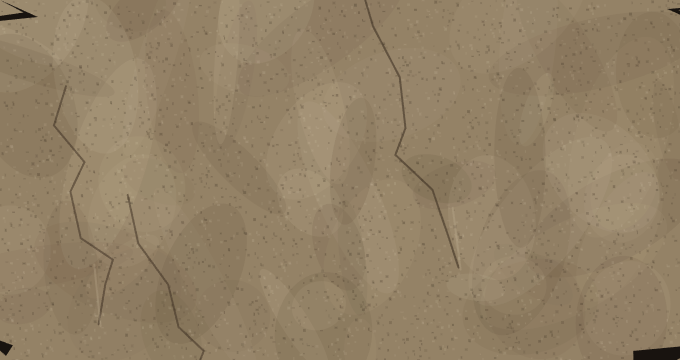
#> input picture assets/Guild Board Header & Footer Design/handoff/assets/plaque.png, 680 x 360 px
$ python -i theme_bands.py   (imports and definitions only)
#> lines starting #> are read from the running program, lines starting #| are printed output that depends on the picture
"""Skill Issues custom header/footer bands — drop-in for wow-guild-board.

Replicates the approved HTML designs (2a "War Room" header, 2b "Roast &
Recruit / Graveyard Memorial" footer) in Pillow so the weekly GitHub Action
renders them with LIVE data: wipes, deaths, pulls, and repair-bill estimate
come from this week's stats instead of frozen numbers.

Install: copy this file to guild_board/theme_bands.py and the three PNGs to
assets/ (see README.md in this handoff for the 6-line board_image.py patch).
"""

import logging
from pathlib import Path

from PIL import Image, ImageDraw, ImageFont

logger = logging.getLogger(__name__)

HEADER_BAND_H = 380          # art band; the info strip below is drawn by board_image
FOOTER_BAND_H = 624          # 572 art + 52 MOTD strip

ASSET_DIR = Path("assets")

# palette (matches board_image.py)
BG = (17, 18, 23)
PANEL = (18, 19, 25)
PANEL_BORDER = (58, 52, 39)
ACCENT = (230, 180, 70)
TEXT = (235, 236, 240)
MUTED = (150, 154, 164)
FAINT = (95, 99, 110)
RED = (229, 72, 77)
GREEN = (76, 220, 86)
EPIC = (163, 53, 238)
LEGENDARY = (255, 128, 0)
UNCOMMON = (30, 255, 0)
GOLD_TEXT = (255, 209, 0)

_FONT_CANDIDATES = {
    False: [
        "assets/fonts/Cinzel-Regular.ttf",
        "/usr/share/fonts/truetype/dejavu/DejaVuSans.ttf",
        "C:/Windows/Fonts/segoeui.ttf",
        "/System/Library/Fonts/Helvetica.ttc",
    ],
    True: [
        "assets/fonts/Cinzel-Bold.ttf",
        "/usr/share/fonts/truetype/dejavu/DejaVuSans-Bold.ttf",
        "C:/Windows/Fonts/segoeuib.ttf",
        "/System/Library/Fonts/Helvetica.ttc",
    ],
}
_font_cache = {}


def _font(size, bold=False, display=False):
    """display=True prefers the Cinzel file if present (drop one into
    assets/fonts/ for the carved-stone look); everything falls back to the
    same system fonts board_image uses."""
    key = (size, bold, display)
    if key in _font_cache:
        return _font_cache[key]
    candidates = list(_FONT_CANDIDATES[bold])
    if not display:
        candidates = [c for c in candidates if "Cinzel" not in c]
    for path in candidates:
        try:
            _font_cache[key] = ImageFont.truetype(path, size)
            return _font_cache[key]
        except Exception:
            continue
    _font_cache[key] = ImageFont.load_default()
    return _font_cache[key]


def _load(path):
    try:
        return Image.open(path).convert("RGB")
    except Exception as exc:
        logger.info("Band asset %s not usable (%s)", path, exc)
        return None


def _center(draw, cx, y, text, font, fill):
    w = draw.textlength(text, font=font)
    draw.text((cx - w / 2, y), text, font=font, fill=fill)


def _carved(draw, cx, y, text, font):
    """Chiseled-into-stone lettering: light below, shadow above, dark face."""
    w = draw.textlength(text, font=font)
    x = cx - w / 2
    draw.text((x, y + 3), text, font=font, fill=(208, 192, 160))
    draw.text((x, y - 2), text, font=font, fill=(30, 24, 18))
    draw.text((x, y), text, font=font, fill=(67, 53, 42))


def _fmt_g(n):
    return f"{n:,}"


def _glow(img, cx, cy, rx, ry, color, alpha, steps=12):
    """Soft radial glow via stacked translucent ellipses."""
    overlay = Image.new("RGBA", img.size, (0, 0, 0, 0))
    d = ImageDraw.Draw(overlay)
    for i in range(steps, 0, -1):
        f = i / steps
        a = int(alpha * (1 - f) ** 2)
        d.ellipse([cx - rx * f, cy - ry * f, cx + rx * f, cy + ry * f],
                  fill=color + (a,))
    img.paste(Image.alpha_composite(img.convert("RGBA"), overlay).convert("RGB"), (0, 0))


# [7 lines left out: function _flame, not called in this run]


def _fetch_icon(name, size):
    """Wowhead CDN icon with disk cache; fails open to None (slot stays empty)."""
    try:
        import requests
        cache = Path(".icon_cache")
        cache.mkdir(exist_ok=True)
        p = cache / f"{name}.jpg"
        if not p.exists():
            r = requests.get(f"https://wow.zamimg.com/images/wow/icons/large/{name}.jpg", timeout=10)
            if r.status_code == 200 and r.content:
                p.write_bytes(r.content)
        if p.exists():
            return Image.open(p).convert("RGB").resize((size, size), Image.LANCZOS)
    except Exception as exc:
        logger.debug("icon %s unavailable: %s", name, exc)
    return None


# ---------------------------------------------------------------- header ----

def draw_header_band(img, stats=None):
    W = img.width
    draw = ImageDraw.Draw(img)
    wall = _load(ASSET_DIR / "wall_header.png")
    if wall:
        img.paste(wall.resize((W, HEADER_BAND_H), Image.LANCZOS), (0, 0))
    else:
        draw.rectangle([0, 0, W, HEADER_BAND_H], fill=(38, 30, 23))
    _glow(img, W // 2, HEADER_BAND_H + 60, int(W * 0.32), 220, (224, 122, 40), 70)

    kills = (stats or {}).get("kills", 0)
    pulls = (stats or {}).get("pulls", 0)
    deaths = sum(((stats or {}).get("deaths") or {}).values())
    wipes = max(pulls - kills, 0)
    repair = deaths * 57 + pulls * 23   # honest-ish estimate; tune freely

    # --- carved stone plaque -------------------------------------------------
    draw.rounded_rectangle([44, 36, 644, 344], radius=12, fill=(61, 49, 35), outline=(32, 25, 18), width=2)
    plaque = _load(ASSET_DIR / "plaque.png")
    if plaque:
        img.paste(plaque.resize((572, 280), Image.LANCZOS), (58, 50))
    cx = 344
    _carved(draw, cx, 76, "SKILL", _font(92, bold=True, display=True))
    _carved(draw, cx, 172, "ISSUES", _font(92, bold=True, display=True))
    _carved(draw, cx, 284, "B L E E D I N G   H O L L O W   ·   U S", _font(16, bold=True))
    for rx, ry in ((72, 62), (616, 62), (74, 318), (614, 318)):
        draw.ellipse([rx - 8, ry - 8, rx + 8, ry + 8], fill=(70, 58, 42), outline=(28, 22, 16))
        draw.ellipse([rx - 5, ry - 6, rx + 1, ry], fill=(141, 122, 94))

    # --- live widgets --------------------------------------------------------
    widgets = [
        (700, 380, "WIPES THIS WEEK", str(wipes), RED if wipes else GREEN,
         f"deaths: {deaths} · personal best: still zero"),
        (1106, 400, "SEASON REPAIR BILL (EST.)", _fmt_g(repair), TEXT,
         "donations welcome · thoughts & prayers accepted"),
        (1532, 330, "\u201cGO AGANE\u201d COUNTER", str(pulls), TEXT,
         "morale: unaffected · copium: stable"),
    ]
    for x, w, label, value, vcolor, sub in widgets:
        draw.rounded_rectangle([x, 44, x + w, 214], radius=12, fill=PANEL, outline=PANEL_BORDER, width=1)
        draw.text((x + 24, 64), label, font=_font(19, bold=True), fill=ACCENT)
        draw.text((x + 24, 96), value, font=_font(54, bold=True), fill=vcolor)
        draw.text((x + 24, 176), sub, font=_font(15), fill=MUTED)
    # gold + silver coins beside the repair value
    vw = draw.textlength(_fmt_g(repair), font=_font(54, bold=True))
    gx = int(1106 + 24 + vw + 14)
    draw.ellipse([gx, 128, gx + 20, 148], fill=(230, 180, 70), outline=(138, 100, 32))
    draw.ellipse([gx + 3, 131, gx + 11, 139], fill=(255, 233, 168))
    draw.text((gx + 30, 116), "43", font=_font(30, bold=True), fill=(176, 182, 192))
    sx = gx + 30 + int(draw.textlength("43", font=_font(30, bold=True))) + 8
    draw.ellipse([sx, 132, sx + 14, 146], fill=(176, 182, 192), outline=(106, 112, 124))

    # --- debuff bar ----------------------------------------------------------
    draw.text((700, 272), "ACTIVE RAID DEBUFFS", font=_font(14, bold=True), fill=(184, 188, 198))
    debuffs = [
        ("inv_misc_questionmark", RED, "40"),          # Skill Issue
        ("spell_fire_fire", RED, "6w"),                # Standing in Fire (Healmates)
        ("inv_misc_bone_humanskull_01", RED, str(deaths)),  # Graveyard Timeshare
        ("spell_nature_sleep", GREEN, "\u221e"),        # Coping
        ("spell_holy_layonhands", GREEN, "1"),          # Healer Diff
    ]
    ix = 950
    for name, border, stack in debuffs:
        icon = _fetch_icon(name, 52)
        if icon:
            img.paste(icon, (ix, 300))
        else:
            draw.rectangle([ix, 300, ix + 52, 352], fill=(30, 32, 40))
        draw.rectangle([ix - 2, 298, ix + 54, 354], outline=border, width=2)
        sw = draw.textlength(stack, font=_font(17, bold=True))
        draw.text((ix + 51 - sw, 333), stack, font=_font(17, bold=True), fill=(0, 0, 0))
        draw.text((ix + 50 - sw, 332), stack, font=_font(17, bold=True), fill=(255, 255, 255))
        ix += 66
    draw.text((950, 250), "Skill Issue · Standing in Fire (Healmates) · Graveyard Timeshare · Coping · Healer Diff",
              font=_font(14), fill=FAINT)

    # --- torch + hanging GIT GUD shingle ------------------------------------
    tx = W - 470
    _glow(img, tx, 210, 90, 110, (224, 122, 40), 110)
    draw.rounded_rectangle([tx - 7, 190, tx + 7, 266], radius=7, fill=(58, 44, 30), outline=(32, 25, 18))
    _flame(img, tx, 196)

    sx0 = W - 96 - 250
    for cxn in (sx0 + 50, sx0 + 200):
        draw.line([cxn, 0, cxn, 74], fill=(42, 33, 22), width=4)
    draw.rounded_rectangle([sx0, 74, sx0 + 250, 196], radius=8, fill=(90, 64, 40), outline=(43, 33, 23), width=3)
    for py in range(96, 196, 24):
        draw.line([sx0 + 4, py, sx0 + 246, py], fill=(69, 48, 29), width=2)
    _center(draw, sx0 + 125, 92, "GIT GUD", _font(42, bold=True, display=True))
    _center(draw, sx0 + 125, 150, "MGMT IS NOT RESPONSIBLE", _font(12, bold=True), )


# ---------------------------------------------------------------- footer ----

RULES = [
    ("Codex of Conduct", EPIC, 34, True),
    ("Binds when you join", TEXT, 20, False),
    ("Guild Charter                                     Unique", TEXT, 20, False),
    ("+10 Blaming the Healer", TEXT, 20, False),
    ("+5 Ignoring Swirlies", TEXT, 20, False),
    ("Equip: Rule 1 — It is always Healmates' fault.", UNCOMMON, 20, False),
    ("Equip: Rule 2 — The swirly is a suggestion.", UNCOMMON, 20, False),
    ("Equip: Rule 3 — \u201cOne more pull\u201d legally means five.", UNCOMMON, 20, False),
    ("Equip: Rule 4 — GBank tab 3 is not your personal bank.", UNCOMMON, 20, False),
    ("\u201cIf you die in the fire, you lose DKP we don't track.\u201d", GOLD_TEXT, 20, False),
    ("Requires: Skill (missing)", (255, 32, 32), 20, False),
]

RECRUIT = [
    ("Now Recruiting: Anyone With Hands", LEGENDARY, 30, True),
    ("Binds on invite", TEXT, 20, False),
    ("Warm Body                                        Any Spec", TEXT, 20, False),
    ("+100% Attendance Aura (aspirational)", TEXT, 20, False),
    ("Equip: Knows what a swirly is. (preferred, not required)", UNCOMMON, 20, False),
    ("Equip: Has released spirit at least once unassisted.", UNCOMMON, 20, False),
    ("Use: Presses defensives before dying. (2 Min Cooldown)", UNCOMMON, 20, False),
    ("\u201cHealmates needs backup. Or a replacement.", GOLD_TEXT, 20, False),
    ("  Mostly a replacement.\u201d", GOLD_TEXT, 20, False),
    ("Apply in #recruitment · literally no requirements", TEXT, 20, False),
]

EPITAPHS = [
    "\u201cFound the one-shot. Repeatedly.\u201d",
    "\u201cDied to the same swirly. Times ten.\u201d",
    "\u201cDid the mechanics. Mechanics did him back.\u201d",
    "\u201cThe healer. Yes, the healer.\u201d",
]

MOTD_QUIPS = [
    "MORE DOTS. MORE DOTS. \u2026 OK STOP DOTS.",
    "That's a 50 DKP MINUS.",
    "Healmates has now stood in the fire for 6 consecutive weeks — a new guild record.",
    "Key depleted? That is a you problem.",
    "At least Leeroy had a plan.",
    "Raid times: Tue/Thu, 8 PM to whenever Rakdisc stops blaming people.",
    "Repair bills are self-inflicted and therefore not reimbursable.",
]


# [76 lines left out: functions _tooltip, draw_footer_band, not called in this run]

>>> from PIL import Image
>>> picture = Image.open('assets/plaque.png')
#> picture is the input picture: PIL image 680x360 RGBA; mean R, G, B, A 146.8, 129, 101.8, 255
>>> result = draw_header_band(picture)
#> in _glow, `overlay = Image.new("RGBA", img.size, (0, 0, 0, 0))`: overlay: PIL image 680x360 RGBA; every value is 0
#> in _glow, `img.paste(Image.alpha_composite(img.convert("RGBA"), overlay).convert(..`:
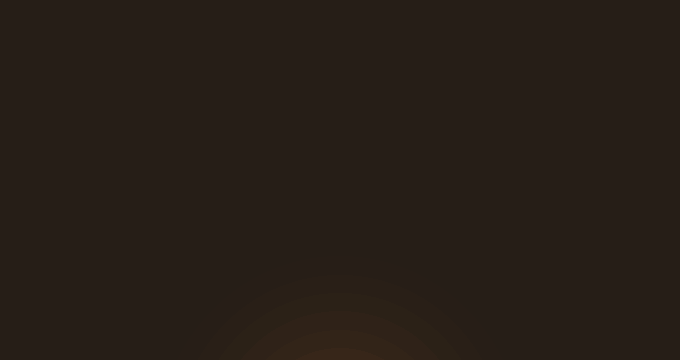
#> img: PIL image 680x360 RGBA; mean R, G, B, A 38.5, 30.2, 23, 255
#> in draw_header_band, `img.paste(plaque.resize((572, 280), Image.LANCZOS), (58, 50))`:
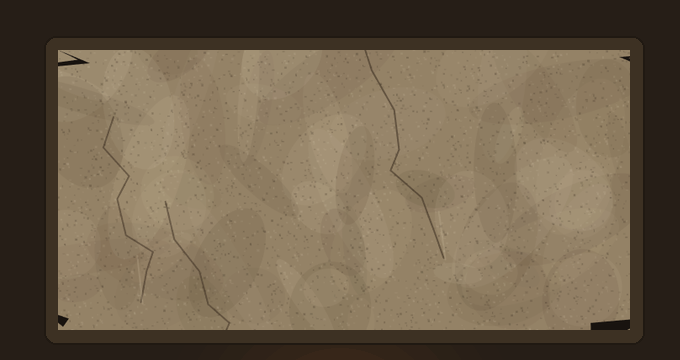
#> img: PIL image 680x360 RGBA; mean R, G, B, A 111.3, 96.5, 75.6, 255
#> in draw_header_band, `vw = draw.textlength(_fmt_g(repair), font=_font(54, bold=True))`: vw = 37.58
#> in draw_header_band, `gx = int(1106 + 24 + vw + 14)`: gx = 1181
#> in draw_header_band, `sx = gx + 30 + int(draw.textlength("43", font=_font(30, bold=True))) + 8`: sx = 1260
#> (the run stopped early here; a loop or call above may not have finished)
